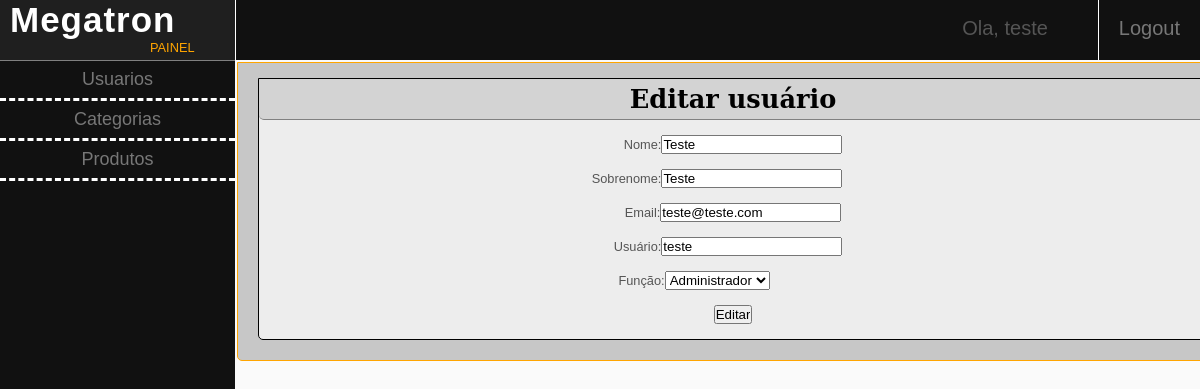
Screenshot of /painel/index.php?page=usuarios&action=editar&id=2 (signed in) with the database file from the repository.
### tables this page shows
CREATE TABLE `usuarios` (
  `id_usuario` int(11) NOT NULL,
  `nome` char(15) NOT NULL,
  `sobrenome` varchar(30) NOT NULL,
  `usuario` varchar(20) NOT NULL,
  `email` varchar(20) NOT NULL,
  `pass` varchar(32) NOT NULL,
  `data_registro` datetime NOT NULL,
  `id_nivel` int(11) DEFAULT NULL
);

### painel/index.php (called while the page is built, shortened)
<?php
	require('../app/config/connect.php');
	require('app/src/default.php');
	require_once("app/src/".ucfirst(Fuseaction)."/act_".strtolower(Fuseaction).".php");
	require_once("app/template/layout/layout.php");
?>

### painel/app/src/default.php (called while the page is built, shortened)
<?php
	class Padrao{
		public function __construct(){
			$connect = new Connect;
			$this->Dbc = $connect->connectToDb();
		}
	}
?>

### app/config/connect.php (called while the page is built, shortened)
<?php
	class Connect{
		private $host = "localhost";
		private $user = "root";
		private $pass = "";
		private $db = "phploja";
		private $connection;
		protected function getHost(){ return $this->host;}
		protected function getUser(){ return $this->user;}
		protected function getPass(){ return $this->pass;}
		protected function getDb(){ return $this->db;}
		public function connectToDb(){
			$this->connection = mysqli_connect($this->getHost(), $this->getUser(), $this->getPass(), $this->getDb());
			return $this;
		}
		public function query($query){
			return mysqli_query ($this->connection, $query);
		}
	}
?>

### painel/app/src/Usuarios/act_usuarios.php (called while the page is built, shortened)
<?php
	$Usuarios = new Usuarios();
	$admins = $Usuarios->getAdmins();
	$infos = $Usuarios->getUserInfo(@$_GET['id']);
	$_infos = mysqli_fetch_array($infos, MYSQLI_ASSOC);
	switch(action){
		case 'editar':
			$nivel = $Usuarios->getNiveis();
		break;
	}
?>

### painel/app/src/Usuarios/usuarios.php (called while the page is built, shortened)
<?php
	class Usuarios extends Padrao{
		function getAdmins(){
			$q = "SELECT COUNT(id_usuario) FROM usuarios WHERE id_nivel = '3'";
			$r = $this->Dbc->query($q);
			$row = mysqli_fetch_array($r, MYSQLI_NUM);
			return $row[0];
		}
			function getUserInfo($id){
				$q = "SELECT * FROM usuarios WHERE id_usuario='$id'";
				$r = $this->Dbc->query($q);
				return $r;
			}
			function getNiveis(){
				$q = "SELECT * FROM nivel_usuario";
				$r = $this->Dbc->query($q);
				return $r;
			}
	}
?>

### painel/app/template/Usuarios/editar.php (the view, shortened to what this page needs)
<div class="content-border">
	<div class="content-user">
    	<h1>Editar usuário</h1>
        <form action="index.php?page=usuarios&action=editar&id=<?php echo $_GET['id'];?>" name="editUsuario" method="post">
        <br/>
        <label>Nome:</label><input type="text" name="nome" value="<?php echo $_infos['nome']; ?>" /><br/><br/>
        <label style="margin-left: -32px">Sobrenome:</label><input type="text" name="sobrenome" value="<?php echo $_infos['sobrenome']; ?>" /><br/><br/>
        <label>Email:</label><input type="text" name="email" value="<?php echo $_infos['email']; ?>" /><br/><br/>
        <label style="margin-left: -10px">Usuário:</label><input type="text" name="usuario" value="<?php echo $_infos['usuario']; ?>" /><br/><br/>
        <label style="margin-left: -78px">Função:</label><select name="nivel">
        						<?php while($row = mysqli_fetch_array($nivel, MYSQLI_ASSOC)):
                                	if($_infos['id_nivel'] == $row['id_nivel']){
										echo '<option selected value="'.$_infos['id_nivel'].'">'.$row['nivel'].'</option>';
									}else{
										echo '<option value="'.$row['id_nivel'].'">'.$row['nivel'].'</option>';
									}
                                endwhile; ?>
        					  </select><br/><br/>
        <input type="submit" name="alter" value="Editar" /><br/><br/>
        </form>
    </div>
</div>

### painel/app/template/Layout/style.css (style rules this page uses)
* { border:1; margin:0; padding:0; }
h1 { padding-top: 15px; color: black; }
body { background:#fafafa; color:#555; font:0.8em Arial, Helvetica, "bitstream vera sans", sans-serif; }
.content-border { width: 82.3%; background-color: #C7C7C7; border: 1px solid orange; margin-left: 237px; margin-top: 62px; position: absolute; z-index: 0; border-radius: 0px 0px 5px 5px; text-align: center; padding-bottom: 20px; }
.content-border h1 { font-family:Constantia, "Lucida Bright", "DejaVu Serif", Georgia, serif; }
.content-user { width: 96%; background-color:#EDEDED; border: 1px solid black; float: left; margin-left: 20px; margin-top: 15px; border-radius: 0px 0px 5px 5px; position: static; }
.content-user h1 { padding-top: 5px; padding-bottom: 5px; width: 100%; border-bottom: 1px solid grey; background-color:#D3D3D3; border-radius: 0px 0px 5px 5px; }

### rows the page displays
usuarios: nome "Teste", sobrenome "Teste", email "teste@teste.com", usuario "teste"

### other values shown
$_SESSION['usuario'] "teste"
form field nivel "Administrador"
